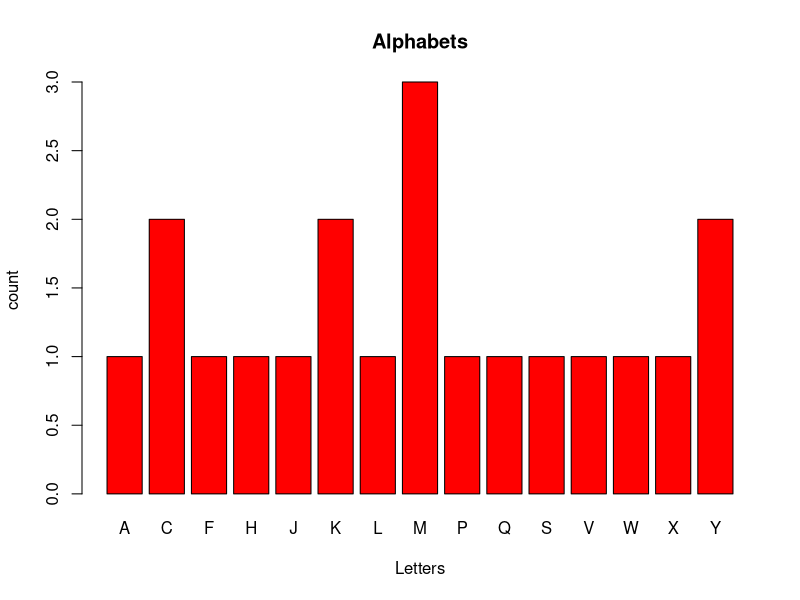

Recreate this plot in R.
r_latter=sample(LETTERS,20,replace = TRUE)
f=factor(r_latter)
fivelevels=levels(f)[1:5]
cat("Five levels are :\n",fivelevels)
table(r_latter)
barplot(table(r_latter),main="Alphabets",xlab = "Letters",ylab = "count",col="red")
